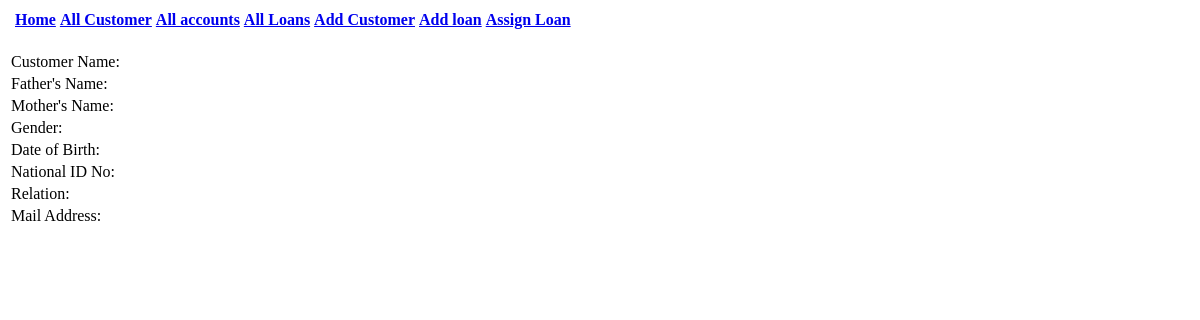
The app's page /adminPanel/nominees/view.php?customer_id=14, older data.
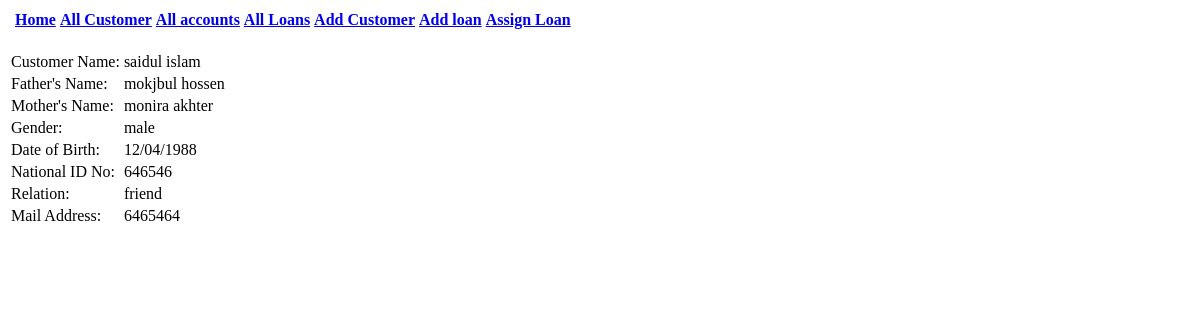
The same page, newer data.
### tables this page shows
CREATE TABLE `nominees` (
  `id` int(11) NOT NULL,
  `customer_id` int(11) NOT NULL,
  `first_name` varchar(255) NOT NULL,
  `last_name` varchar(255) NOT NULL,
  `father_name` varchar(255) NOT NULL,
  `mothers_name` varchar(255) NOT NULL,
  `gender` varchar(11) NOT NULL,
  `date_birth` varchar(255) NOT NULL,
  `nid` varchar(255) NOT NULL,
  `relation_customer` varchar(255) NOT NULL,
  `contact` varchar(255) NOT NULL
);

### adminPanel/nominees/view.php (the view, shortened to what this page needs)
<?php
$db = new PDO("mysql:hostname=localhost;dbname=friends_mf","root","");
$query ="SELECT * FROM `nominees` WHERE customer_id = ".$_GET['customer_id']."";
$stmt = $db->query($query);
$nominee = $stmt->fetchAll(PDO::FETCH_ASSOC);
?>
<html>
<head>
</head>
<body>
<table>
    <td>
    <th><a href="index.php">Home</th>
    <th><a href="adminPanel/customers/customerList.php">All Customer</th>
    <th><a href="adminPanel/accounts/accountsList.php">All accounts</th>
    <th><a href="adminPanel/loans/loansList.php">All Loans</th>
    <th><a href="adminPanel/customers/addCustomer.php">Add Customer</th>
    <th><a href="adminPanel/loans/addloans.php">Add loan</th>
    <th><a href="adminPanel/assignLoans.php">Assign Loan</th>
    </td>
</table>
<br/>
<table>
    <tr>
        <td>Customer Name:</td>
        <td><?=$nominee[0]['first_name']." ".$nominee[0]['last_name']?></td>
    </tr>
    <tr>
        <td>Father's Name:</td>
        <td><?=$nominee[0]['father_name'];?></td>
    </tr>
    <tr>
        <td>Mother's Name:</td>
        <td><?=$nominee[0]['mothers_name'];?></td>
    </tr>
    <tr>
        <td>Gender:</td>
        <td><?=$nominee[0]['gender'];?></td>
    </tr>
    <tr>
        <td>Date of Birth:</td>
        <td><?=$nominee[0]['date_birth'];?></td>
    </tr>
    <tr>
        <td>National ID No:</td>
        <td><?=$nominee[0]['nid'];?></td>
    </tr>
    <tr>
        <td>Relation:</td>
        <td><?=$nominee[0]['relation_customer'];?></td>
    </tr>
    <tr>
        <td>Mail Address:</td>
        <td><?=$nominee[0]['contact'];?></td>
    </tr>
</table>
</body>
</html>

Row changes from the older to the newer data that the page shows:
added nominees: first_name "saidul", last_name "islam", father_name "mokjbul hossen", mothers_name "monira akhter", gender "male", date_birth "12/04/1988", nid "646546", relation_customer "friend", contact "6465464"
